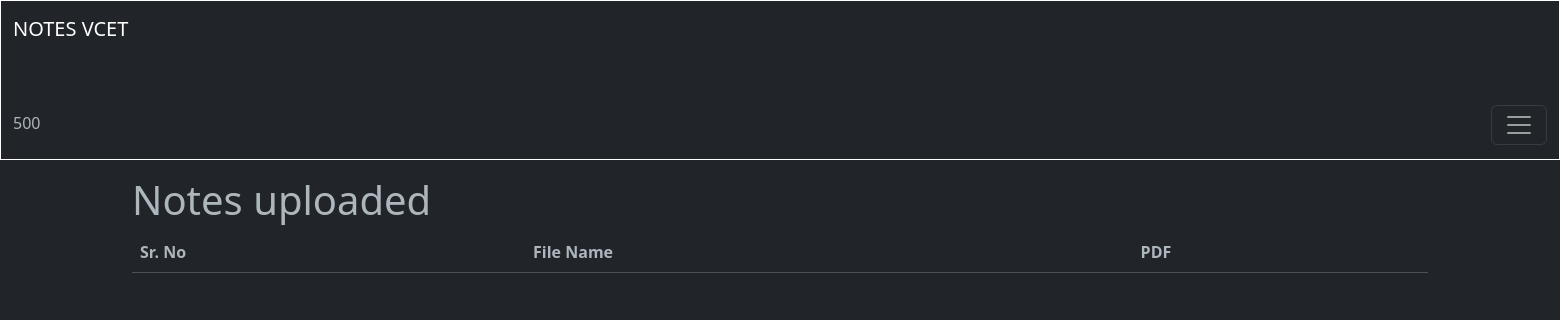
/notesuploded/ (signed in), run on an earlier commit of the app's database.
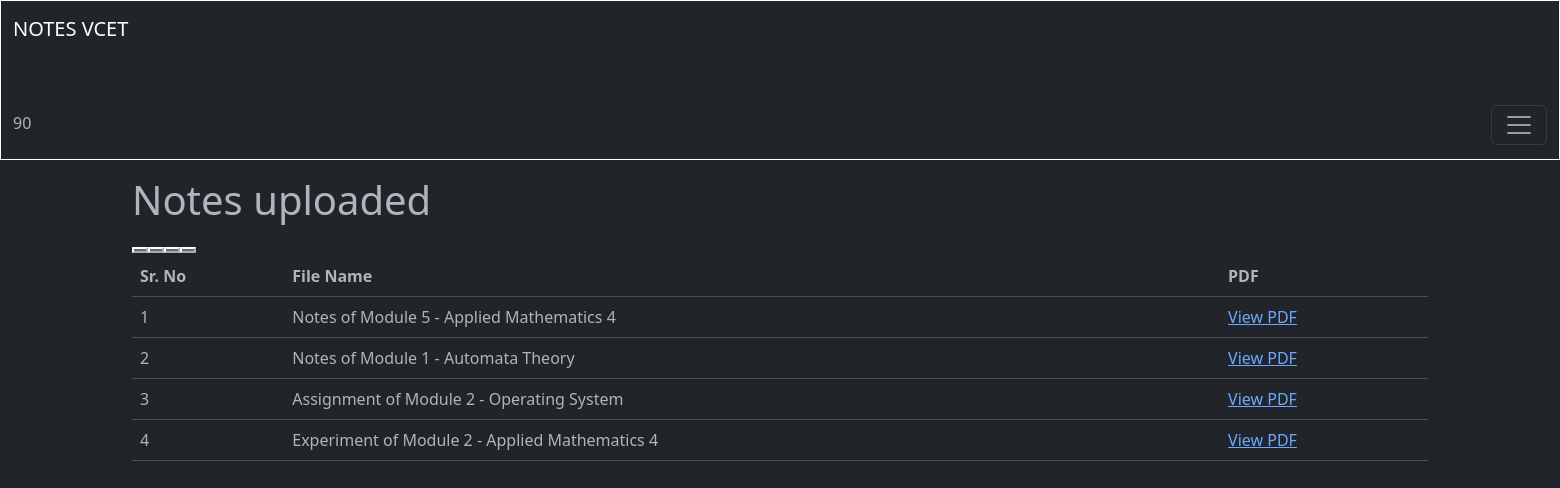
And on a later commit of the database.
### blogapp/models.py (models this page shows, shortened)
class UserAccount(AbstractBaseUser, PermissionsMixin):
    email = models.CharField(max_length = 50,unique=True)
    name = models.CharField(max_length=200)
    is_active = models.BooleanField(default=True)
    is_mod = models.BooleanField(default=False)
    is_nUser = models.BooleanField(default=True)
    is_staff = models.BooleanField(default=False)
    coins_scored = models.IntegerField(default=100,null=True,blank=True)
    rank = models.IntegerField(default=0)
    objects = UserAccountManager()
    USERNAME_FIELD = 'email'
    REQUIRED_FIELDS = ['name']

class Notes(models.Model):
    typ = (
        ('Assignment','Assignment'),
        ('Experiment','Experiment'),
        ('Notes','Notes'),
        ('ReferenceBook','Reference Book'),
        ('LectureSlides','Lecture Slides'),
        ('PYQ','PYQ'),
    )
    mods = (
        ('1','1'),
        ('2','2'),
        ('3','3'),
        ('4','4'),
        ('5','5'),
        ('6','6'),
    )
    desc = models.TextField(max_length=500,null=True,blank=True)
    mod = models.CharField(max_length=5,choices=mods,null=True,blank=True)
    file = models.FileField(upload_to='notes/')
    author = models.ForeignKey(UserAccount,on_delete=models.CASCADE)
    status = models.BooleanField(default=False)
    likes = models.ManyToManyField(UserAccount,related_name="notes_like")
    views = models.PositiveIntegerField(default=0)
    buy=models.ManyToManyField(UserAccount,related_name="buy_notes")
    typeN = models.CharField(max_length=50,null=True,blank=True,choices=typ)
    docid = models.CharField(max_length=300,null=True,blank=True)
    sub =  models.ForeignKey(Subject,on_delete=models.CASCADE,null=True,blank=True)
    slug = AutoSlugField(populate_from = 'sub',unique=True,null=True,default=None)
    nDetail = models.CharField(max_length=100,null=True,blank=True)

class Subject(models.Model):
    name = models.CharField(max_length=50)
    teacher = models.CharField(max_length=50)
    teacherurl = models.CharField(max_length=300,null=True,blank=True)
    img = models.ImageField(upload_to='subImage/',null=True,blank=True)
    def __str__(self):
        return self.name

### blogapp/views.py (the view)
# urls.py: path('notesuploded/',views.notesuploded,name='notesuploded'),
def notesuploded(request):
    notes = Notes.objects.filter(author = request.user,status=True) #Fetches only those notes which are uploaded by the respected user
    context = {
        'notes' : notes,
    }
    return render(request,'main/notesuploded.html',context)

### templates/main/notesuploded.html (shortened to what this page needs)
{% extends 'index.html' %} {% block content %}
<div class="container mt-3">
  <h1>Notes uploaded</h1>
  <table class="table table-hover">
    <thead>
      <tr>
        <th scope="col">Sr. No</th>
        <th scope="col">File Name</th>
        <th scope="col">PDF</th>
      </tr>
    </thead>
    <tbody>
      {% for x in notes %}
      <tr>
        <td scope="row">{{forloop.counter}}</td>
        <td>{{x.typeN}} of Module {{x.mod}} - {{x.sub}}</td>
        <button class="card-link" class="btn btn-success">
          <td><a href="{{ x.file.url }}">View PDF</a></td>
        </button>
      </tr>
      {% endfor %}
    </tbody>
  </table>
  {% endblock %}

### templates/components/header.html (shortened to what this page needs)
{% load static %}
<link rel="stylesheet" href="{% static 'css/darkmode.css' %}">
<link rel="stylesheet" href="{% static 'css/new.js' %}">
<nav class="navbar navbar-dark bg-dark  ">
    <div class="container-fluid">
      <a class="navbar-brand" href="{% url 'home' %}">NOTES VCET</a>
      <div class="coin">
          <img src="{% static 'images/coin.png' %}" alt="">
      </div><p class="cna">{{ user.coins_scored }}</p>
      <button class="navbar-toggler" type="button" data-bs-toggle="collapse" data-bs-target="#navbarSupportedContent" aria-controls="navbarSupportedContent" aria-expanded="false" aria-label="Toggle navigation">
        <span class="navbar-toggler-icon"></span>
      </button>
    </div>
  </nav>

What changed in the data, as far as the page shows it:
changed UserAccount: coins_scored "500" → "90"
added Notes: typeN "Notes", mod "5", sub "Applied Mathematics 4"
added Notes: typeN "Notes", mod "1", sub "Automata Theory"
added Notes: typeN "Assignment", mod "2", sub "Operating System"
added Notes: typeN "Experiment", mod "2", sub "Applied Mathematics 4"
